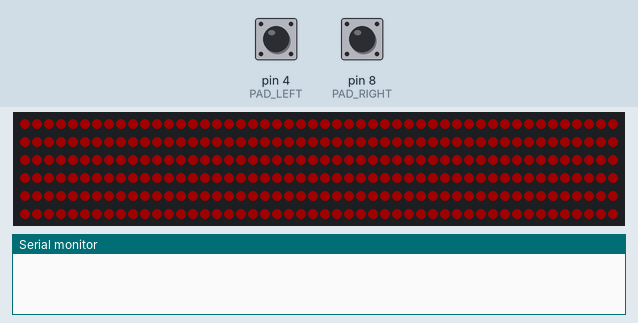
Simulated run of this sketch. Board: Arduino Uno, built with avr-gcc and run on an emulated ATmega328P. On the bench: 300 RGB LEDs in strip order, left to right, continuing on the next row, the last lines printed to the serial monitor. Inputs (shaded band) come from the test bench; at power-on: pin 4 (PAD_LEFT) HIGH, pin 8 (PAD_RIGHT) HIGH. Dim RGB values are drawn brighter than linear.

Above: at 0.1 s.
At 1.1 s:
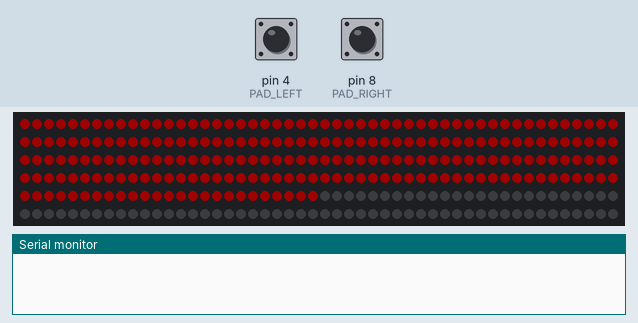
At 6.2 s:
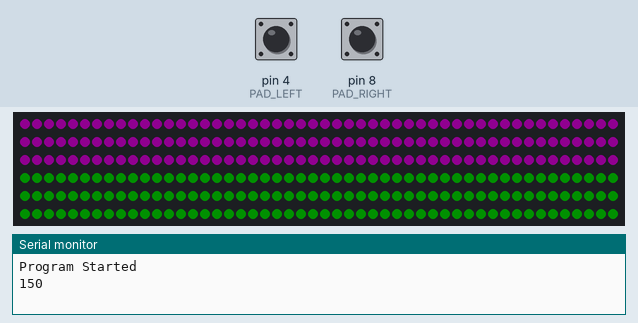
6.3 s: pin 4 (PAD_LEFT) pulled LOW for 0.15 s
7.9 s: pin 4 (PAD_LEFT) pulled LOW for 1 s
Timing chart, 0 to 10.9 s (numbered marks = the images above; inputs shaded):
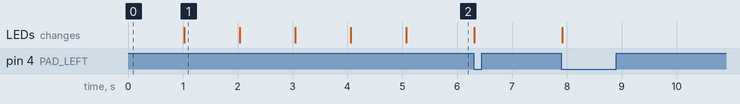

Measured:
- what the display in image 1 shows lasts 1.0 s, from 1.0 s to 2.0 s

The sketch:

game1.ino
```cpp
#include <FastLED.h>

#define LED_PIN     7
#define PAD_LEFT    4
#define PAD_RIGHT   8
#define RESET       2

#define NUM_LEDS    300

#define BRIGHTNESS  31 // 0-255
#define DEBOUNCE_DELAY  200 //ms

#define LEFT_COLOUR CRGB::Green
#define RIGHT_COLOUR CRGB::Purple
#define INIT_COLOUR CRGB::Red

CRGB leds[NUM_LEDS];


int leftButton = HIGH;
int rightButton = HIGH;
int leftButtonPrev = HIGH;
int rightButtonPrev = HIGH;
unsigned long leftDebounce = 0;
unsigned long rightDebounce = 0;

int score;
int scorePrev;

void setup() {
    Serial.begin(9600);
    pinMode(PAD_LEFT, INPUT_PULLUP);
    pinMode(PAD_RIGHT, INPUT_PULLUP);
    FastLED.addLeds<WS2812, LED_PIN, GRB>(leds, NUM_LEDS);
    FastLED.setBrightness(BRIGHTNESS);
    // Score starts in the middle
    score = NUM_LEDS / 2;
    scorePrev = score;
    ledInit();
    Serial.println("Program Started");
    Serial.println(score);
}

void loop() {
    unsigned long now=millis();

    //read and debounce Left
    leftButton = digitalRead(PAD_LEFT);
    if ((leftButton == HIGH) && (leftButtonPrev == LOW)) {
        leftDebounce = now;
    } else if ((leftButton == LOW) && (leftButtonPrev == HIGH) && (now - leftDebounce > DEBOUNCE_DELAY)) {
        score--;
    }
    leftButtonPrev = leftButton;

    //read and debounce Right
    rightButton = digitalRead(PAD_RIGHT);
    if ((rightButton == HIGH) && (rightButtonPrev == LOW)) {
        rightDebounce = now;
    } else if ((rightButton == LOW) && (rightButtonPrev == HIGH) && (now - rightDebounce > DEBOUNCE_DELAY)) {
        score++;
    }
    rightButtonPrev = rightButton;

    if (score >= NUM_LEDS) {
        Serial.println("Blue Wins");
        for (int j = 0; j < 5; j++) {
          for (int i = 0; i <= (NUM_LEDS-1)/2; i++) {
              leds[i*2] = RIGHT_COLOUR;
              leds[i*2+1] = CRGB::Black;
          }
          FastLED.show();
          delay(500);
          for (int i = 0; i <= (NUM_LEDS-1)/2; i++) {
              leds[i*2] = CRGB::Black;
              leds[i*2+1] = RIGHT_COLOUR;
          }
          FastLED.show();
          delay(500);
        }
          for (int i = 0; i <= (NUM_LEDS-1)/2; i++) {
              leds[i*2+1] = CRGB::Black;
          }
          FastLED.show();
        Serial.println("End Game. Press Reset");
        while (1) delay (10000);
    } else if (score <=0) {
        Serial.println("Blue Wins");
        for (int j = 0; j < 5; j++) {
          for (int i = 0; i <= (NUM_LEDS-1)/2; i++) {
              leds[i*2] = LEFT_COLOUR;
              leds[i*2+1] = CRGB::Black;
          }
          FastLED.show();
          delay(500);
          for (int i = 0; i <= (NUM_LEDS-1)/2; i++) {
              leds[i*2] = CRGB::Black;
              leds[i*2+1] = LEFT_COLOUR;
          }
          FastLED.show();
          delay(500);
        }
          for (int i = 0; i <= (NUM_LEDS-1)/2; i++) {
              leds[i*2+1] = CRGB::Black;
          }
          FastLED.show();
        Serial.println("End Game. Press Reset");
        while (1) delay (10000);
    }

    if (score != scorePrev) {
        Serial.println(score);
        for (int i = 0; i <= (NUM_LEDS-1); i++) {
            if (i < score) {
                leds[i] = RIGHT_COLOUR;
            } else {
                leds[i] = LEFT_COLOUR;
            }
        }
        FastLED.show();
        scorePrev = score;
    }
    //delay(5);
}

void ledInit() {
  // countdown
  for (int i = 0; i <= (NUM_LEDS-1); i++) {
    leds[i] = INIT_COLOUR;
  }
  FastLED.show();
  delay(1000);
  for (int i = NUM_LEDS*0.75; i <= (NUM_LEDS-1); i++) {
    leds[i] = CRGB::Black;
  }
  FastLED.show();
  delay(1000);
  for (int i = NUM_LEDS*0.5; i <= (NUM_LEDS*0.75-1); i++) {
    leds[i] = CRGB::Black;
  }
  FastLED.show();
  delay(1000);
  for (int i = NUM_LEDS*0.25; i <= (NUM_LEDS*0.5-1); i++) {
      leds[i] = CRGB::Black;
  }
  FastLED.show();
  delay(1000);
  for (int i = 0; i <= (NUM_LEDS*0.25-1); i++) {
      leds[i] = CRGB::Black;
  }
  FastLED.show();
  delay(1000);
  // reset score to the middle
  for (int i = 0; i <= (NUM_LEDS-1); i++) {
    if (i < score) {
      leds[i] = RIGHT_COLOUR;
    } else {
      leds[i] = LEFT_COLOUR;
    }
  }
  FastLED.show();
}
```
